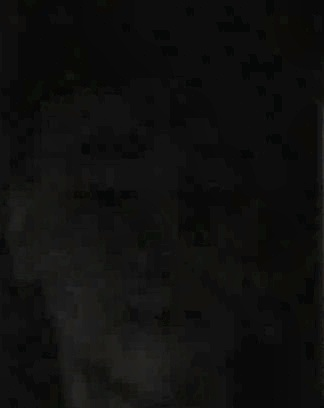
#> input picture data/clahe_lighten_low_light/dung/0-1.jpg, 324 x 408 px
$ python -i augmentations.py   (imports and definitions only)
#> lines starting #> are read from the running program, lines starting #| are printed output that depends on the picture; after the words box and inside, x2 and y2 are one past the last pixel; in counts of white or black regions, pixels touching at a corner belong together
#> further down, picture is the input picture: shape (408, 324, 3); mean B, G, R 14.7, 15.7, 15.7
import cv2
import numpy as np
import random
from typing import List


# [5 lines left out: function gamma_correct, not called in this run]


def gaussian_blur(img_rgb: np.ndarray, k: int = 3) -> np.ndarray:
    return cv2.GaussianBlur(img_rgb, (k, k), 0)


def hflip(img_rgb: np.ndarray) -> np.ndarray:
    return np.ascontiguousarray(np.fliplr(img_rgb))


# [55 lines left out: functions apply_clahe_rgb, tta_augment, dark_augment, apply_clahe_bgr, not called in this run]


def light_augment(img: np.ndarray) -> np.ndarray:
    h, w = img.shape[:2]
#> h = 408; w = 324
    out = img.copy()
    lab = cv2.cvtColor(out, cv2.COLOR_BGR2LAB)
#> lab: shape (408, 324, 3); mean of channels 0, 1, 2 12.3, 127.8, 128.6
    l, a, b = cv2.split(lab)
    clahe = cv2.createCLAHE(clipLimit=2.0, tileGridSize=(8, 8))
    l2 = clahe.apply(l)
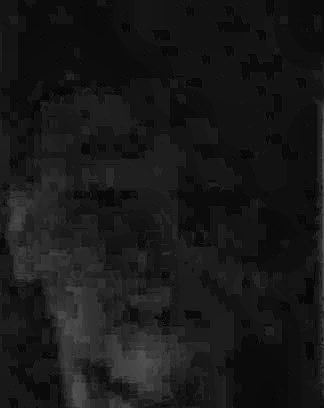
#> l2: shape (408, 324); min 3, max 90, mean 24.1
    out = cv2.cvtColor(cv2.merge([l2, a, b]), cv2.COLOR_LAB2BGR)
    if random.random() < 0.5:
        kernel_x = cv2.getGaussianKernel(w, w/2)
        kernel_y = cv2.getGaussianKernel(h, h/2)
        mask = kernel_y @ kernel_x.T
        mask = mask / mask.max()
        mask = 0.9 + 0.1 * mask
        vignette = (out * mask[..., None]).astype(np.uint8)
        out = vignette
    if random.random() < 0.5:
        cx = random.randint(w//4, 3*w//4)
        cy = random.randint(h//4, 3*h//4)
        radius = random.randint(int(0.2*min(h,w)), int(0.4*min(h,w)))
        Y, X = np.ogrid[:h, :w]
        dist = np.sqrt((X - cx)**2 + (Y - cy)**2)
        mask = 1 + 0.15 * np.clip(1 - dist/radius, 0, 1)
        light = np.clip(out * mask[..., None], 0, 255).astype(np.uint8)
        out = light
    if random.random() < 0.5:
        x1 = random.randint(0, w//2)
#> x1 = 66
        y1 = random.randint(0, h//2)
#> y1 = 130
        x2 = random.randint(w//2, w)
#> x2 = 286
        y2 = random.randint(h//2, h)
#> y2 = 307
        shadow_mask = np.zeros((h, w), dtype=np.float32)
        cv2.rectangle(shadow_mask, (x1, y1), (x2, y2), 1, -1)
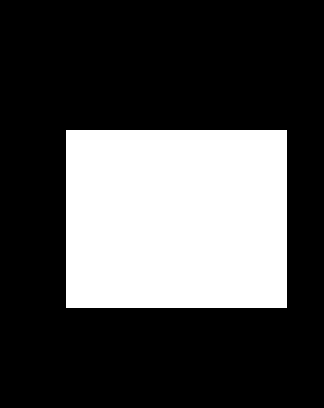
#> shadow_mask: shape (408, 324) float32; values 0 (black) and 1 (white), 29.8% white; 1 white region, box (x1, y1, x2, y2) and area: (66, 130, 287, 308) 39338
        shadow_mask = cv2.GaussianBlur(shadow_mask, (99, 99), 30)
        shadow = 1 - 0.15 * shadow_mask
        out = np.clip(out * shadow[..., None], 0, 255).astype(np.uint8)
    if random.random() < 0.5:
        out = cv2.flip(out, 1)
    if random.random() < 0.5:
        angle = random.uniform(-10, 10)
        M = cv2.getRotationMatrix2D((w/2, h/2), angle, 1.0)
        out = cv2.warpAffine(out, M, (w, h), flags=cv2.INTER_LINEAR, borderMode=cv2.BORDER_REFLECT_101)
    return out

>>> import cv2
>>> picture = cv2.imread('../data/clahe_lighten_low_light/dung/0-1.jpg')
>>> result = light_augment(picture)

$ run again, on data/clahe_lighten_low_light/dung/0-10.jpg
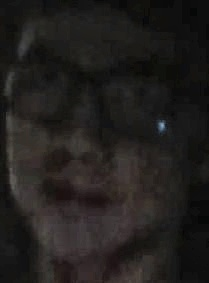
#> input picture data/clahe_lighten_low_light/dung/0-10.jpg, 209 x 283 px
#> picture is the input picture: shape (283, 209, 3); mean B, G, R 29.5, 31.3, 33.8
#> lab: shape (283, 209, 3); mean of channels 0, 1, 2 30.8, 128.7, 129.6
#> in light_augment, `cv2.rectangle(shadow_mask, (x1, y1), (x2, y2), 1, -1)`:
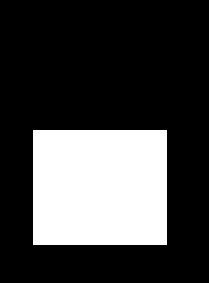
#> shadow_mask: shape (283, 209) float32; values 0 (black) and 1 (white), 26.1% white; 1 white region, box (x1, y1, x2, y2) and area: (33, 130, 167, 245) 15410
#> in light_augment, `out = np.clip(out * shadow[..., None], 0, 255).astype(np.uint8)`:
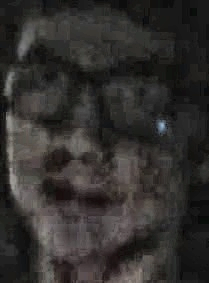
#> out: shape (283, 209, 3); mean B, G, R 45.9, 47.8, 50.2

$ run again, on data/clahe_lighten_low_light/dung/0-11.jpg
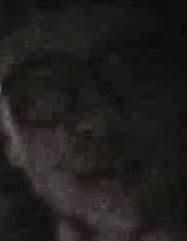
#> input picture data/clahe_lighten_low_light/dung/0-11.jpg, 187 x 241 px
#> picture is the input picture: shape (241, 187, 3); mean B, G, R 29.1, 30, 32.2
#> lab: shape (241, 187, 3); mean of channels 0, 1, 2 29.1, 128.8, 129
#> in light_augment, `l2 = clahe.apply(l)`:
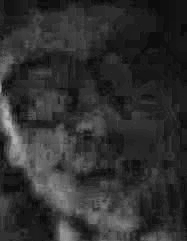
#> l2: shape (241, 187); min 7, max 184, mean 47.9
#> in light_augment, `cv2.rectangle(shadow_mask, (x1, y1), (x2, y2), 1, -1)`:
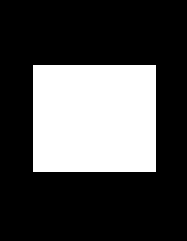
#> shadow_mask: shape (241, 187) float32; values 0 (black) and 1 (white), 29.2% white; 1 white region, box (x1, y1, x2, y2) and area: (33, 65, 156, 172) 13161

$ run again, on data/clahe_lighten_low_light/dung/0-12.jpg
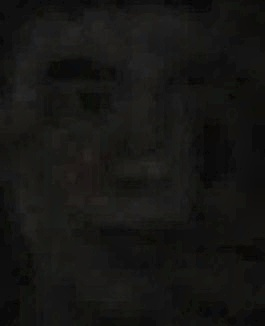
#> input picture data/clahe_lighten_low_light/dung/0-12.jpg, 265 x 326 px
#> picture is the input picture: shape (326, 265, 3); mean B, G, R 19.6, 21.7, 21.9
#> lab: shape (326, 265, 3); mean of channels 0, 1, 2 18.4, 127.6, 129.4
#> in light_augment, `l2 = clahe.apply(l)`:
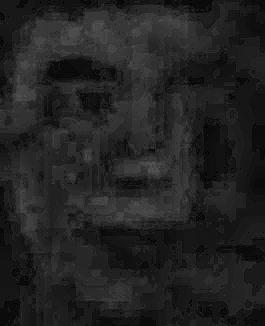
#> l2: shape (326, 265); min 2, max 84, mean 34.3
#> in light_augment, `cv2.rectangle(shadow_mask, (x1, y1), (x2, y2), 1, -1)`:
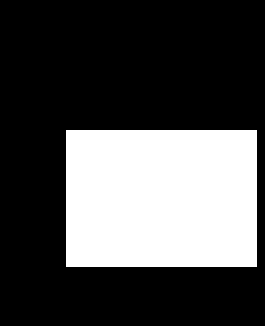
#> shadow_mask: shape (326, 265) float32; values 0 (black) and 1 (white), 30.3% white; 1 white region, box (x1, y1, x2, y2) and area: (66, 130, 257, 267) 26167
